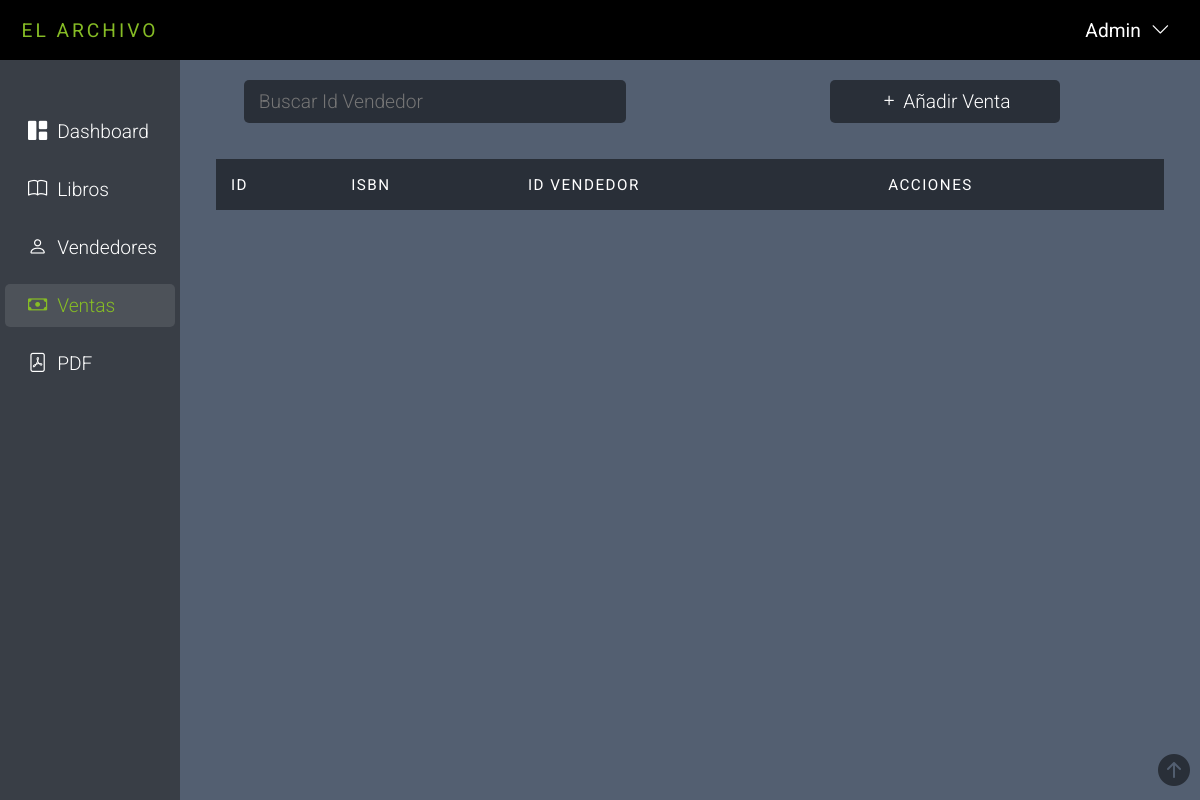
Before: /views/ventasTable.php (signed in) with the older database file.
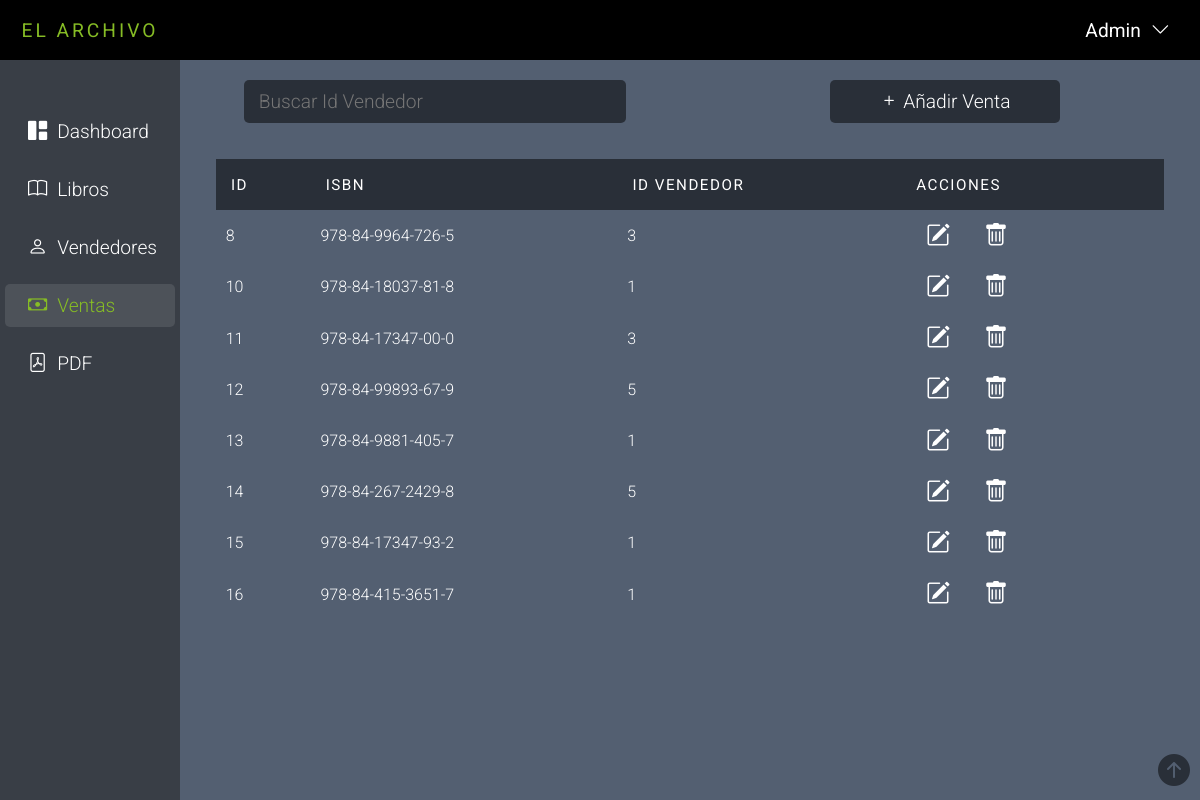
After: the same page with the newer database file.
### tables this page shows
CREATE TABLE `ventas` (
  `id_venta` int(11) NOT NULL,
  `isbn` varchar(17) NOT NULL,
  `id_vendedor` int(11) NOT NULL
);

### includes/user_session.php (called while the page is built, shortened)
<?php
class UserSession{
    public function getCurrentUser(){
        return $_SESSION['user'];
    }
}
?>

### includes/conexion.php (called while the page is built)
<?php
    class Conexion{
        private $host;
        private $bbdd;
        private $user;
        private $pass;
        public function __construct(){
            $this -> host = "localhost";
            $this -> bbdd = "libreria";
            $this -> user = "root";
            $this -> pass = "rootpass123";
        }
        function conectar(){
            try{
                $conexion = new PDO('mysql:host='.$this->host.';dbname='.$this->bbdd,$this->user,$this->pass);
                $conexion->exec("SET CHARACTER SET utf8");
                return $conexion;
            }catch(Exception $e){
                echo "No se ha podido conectar con la base de datos" . $e->getMessage();
            }
        }
    }
?>

### views/ventasTable.php (the view, shortened to what this page needs)
<?php
include_once "../includes/user_session.php";
$userSession = new UserSession();
include_once "../includes/conexion.php";
$conexion = new Conexion();
$sql = $conexion->conectar()->prepare("SELECT * FROM ventas");
$sql->execute();
?>
<!DOCTYPE html>
<html lang="en">
<head>
    <link rel="stylesheet" href="../styles/general_style.css">
    <link rel="stylesheet" href="../icons/bootstrap-icons.css">
    <link rel="stylesheet" href="../styles/ventas_style.css">
</head>
<body>
    <header>
        <div class="section_title_container">
            <h1>El Archivo</h1>
        </div>
        <div class="user_container">
            <div class="user_name_container" id="dropdown_button">
                <?php
                if (isset($_SESSION['user'])) {
                    echo "<span>" . $userSession->getCurrentUser() . "<i class='bi bi-chevron-down'></i></span>";
                } else {
                    echo "<span onclick='window.location.href = \"views/login.php\";' style='cursor:pointer;'>Iniciar sesión <i class='bi bi-box-arrow-in-right'></i></span>";
                }
                ?>
            </div>
        </div>
    </header>
    <aside>
        <div class="option_list_container">
            <a href="../index.php" data-select="0"><i class="bi bi-grid-1x2-fill"></i> <span>Dashboard</span></a>
            <a href="booksTable.php" data-select="0"><i class="bi bi-book"></i> <span>Libros</span></a>
            <a href="vendedores.php" data-select="0"><i class="bi bi-person"></i> <span>Vendedores</span></a>
            <a href="ventasTable.php" data-select="1"><i class="bi bi-cash"></i> <span>Ventas</span></a>
            <a href="pdf.php" data-select="0"><i class="bi bi-file-pdf"></i><span>PDF</span></a>
        </div>
    </aside>
    <main>
        <div class="actions_container">
            <div class="searchVenta">
                <input type="text" name="search" placeholder="Buscar Id Vendedor" id="searchVenta">
            </div>
            <div class="newVenta">
                <button id="new_venta">
                    <i class="bi bi-plus"></i>
                    <span>Añadir Venta</span>
                </button>
            </div>
        </div>
        <section class="table_container" id="table_container">
            <table id="table">
                <thead>
                    <tr>
                        <th>Id</th>
                        <th>ISBN</th>
                        <th>ID Vendedor</th>
                        <th>Acciones</th>
                    </tr>
                </thead>
                <tbody>
                    <?php
                    while ($fila = $sql->fetch(PDO::FETCH_ASSOC)) {
                        echo "<tr>";
                        echo "<td data-label='Id Venta'>" . $fila['id_venta'] . "</td>";
                        echo "<td data-label='ISBN'>" . $fila['isbn'] . "</td>";
                        echo "<td data-label='Id Vendedor'>" . $fila['id_vendedor'] . "</td>";
                        echo "<td data-label='Acciones'><a href='ventasTable.php?id_venta=" . $fila['id_venta'] . "'><i class='bi bi-pencil-square'></i></a> <a href='../execution/deleteVentas.php?id_venta=" . $fila['id_venta'] . "'><i class='bi bi-trash'></i></a></td>";
                        echo "</tr>";
                    }
                    ?>
                </tbody>
            </table>
        </section>
        <a href="#table" class="up_button"><i class="bi bi-arrow-up-circle-fill"></i></a>
    </main>
</body>
</html>

### styles/general_style.css (style rules this page uses)
:root { --font-color-1: #000000; --font-color-2: #393e46; --font-color-3: #ffffff; --background-color-1: 0, 0, 0; --background-color-2: 57, 62, 70; --background-color-3: 83, 95, 113; --background-color-4: 255, 255, 255; --border-color-1: rgb(0, 0, 0); --border-color-2: rgb(57, 62, 70); --border-color-3: rgb(83, 95, 113); --border-color-4: rgb(255, 255, 255); --error-color: rgb(243, 6, 6); --special-color-1: rgb(255, 20, 78); --special-color-2: rgb(9, 194, 231); --special-color-3: rgb(134, 188, 37); --special: var(--special-color-3); }
* { margin: 0; padding: 0; box-sizing: border-box; font-family: 'roboto', sans-serif; font-weight: 300; text-decoration: none; }
body { overflow-x: hidden; display: grid; grid-template-areas: 'header header' 'aside main'; grid-template-columns: 180px 9fr; grid-template-rows: 60px 12fr; height: 100vh; width: 100vw; }
body > aside { grid-area: aside; background-color: rgb(var(--background-color-2)); display: flex; flex-direction: column; }
aside > .option_list_container { padding-top: 50px; display: flex; flex-direction: column; gap: 15px; height: 0%; }
aside > .option_list_container > a { height: 43.2px; display: flex; align-items: center; padding: 10px 20px; color: var(--font-color-3); font-size: 1.2em; border-left: 3px solid transparent; margin-left: 5px; gap: 10px; transition: border-left 175ms ease-in-out; }
aside > .option_list_container > a[data-select="1"] { border-radius: 5px; margin: 0 5px 0 5px; border-left: 3px solid rgb(var(--background-color-3),0) !important; color: var(--special); background-color: rgb(var(--background-color-4),0.1); }
body > header { grid-area: header; background-color: rgb(var(--background-color-1)); display: grid; grid-template-columns: 180px 1fr; }
header > .section_title_container { display: flex; align-items: center; text-align: center; }
header > .section_title_container > h1 { color: var(--special); font-size: 1.2em; font-weight: 400; letter-spacing: 3px; text-transform: uppercase; text-align: center; width: 100%; }
.user_container { display: flex; flex-direction: column; align-items: flex-end; justify-content: center; padding: 0 20px 0 0; position: relative; }
.user_container > .user_name_container { color: var(--font-color-3); font-size: 1.2em; font-weight: 600; }
.user_container > .user_name_container > span { font-weight: 400; margin-right: 10px; user-select: none; -ms-user-select: none; -moz-user-select: none; -webkit-user-select: none; -khtml-user-select: none; }
.user_container > .user_name_container > span > i { margin-left: 10px; }
body > main { grid-area: main; background-color: rgb(var(--background-color-3)); }

Changed rows visible on the page:
added ventas: id_venta "8", isbn "978-84-9964-726-5", id_vendedor "3"
added ventas: id_venta "10", isbn "978-84-18037-81-8", id_vendedor "1"
added ventas: id_venta "11", isbn "978-84-17347-00-0", id_vendedor "3"
added ventas: id_venta "12", isbn "978-84-99893-67-9", id_vendedor "5"
added ventas: id_venta "13", isbn "978-84-9881-405-7", id_vendedor "1"
added ventas: id_venta "14", isbn "978-84-267-2429-8", id_vendedor "5"
added ventas: id_venta "15", isbn "978-84-17347-93-2", id_vendedor "1"
added ventas: id_venta "16", isbn "978-84-415-3651-7", id_vendedor "1"
